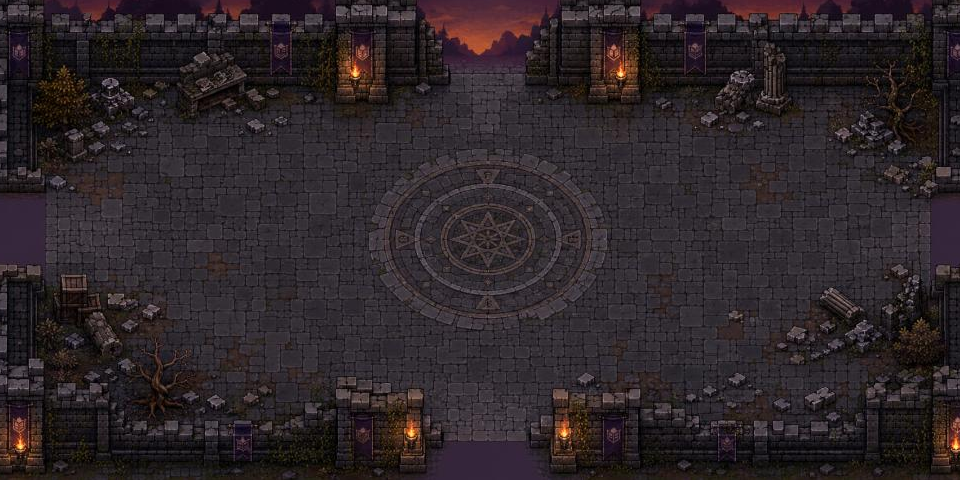

Rendered tile map (Tiled .tmx) drawn with the repository's tilesets; below, a short description and the full map source, tile grids included:
An orthogonal 30x15 tile map with 32x32 px tiles, 1 tile layer (wall), 2 hidden layers not drawn, 2 tilesets, 1 image layer and 9 objects (5x spawn, 4x exit).

<map version="1.10" tiledversion="1.12.1" orientation="orthogonal" renderorder="right-down" width="30" height="15" tilewidth="32" tileheight="32" infinite="0" nextlayerid="12" nextobjectid="13">
 <tileset firstgid="1" source="../tilesets/tiny-dungeon.tsx" />
 <tileset firstgid="133" source="../tilesets/realm-tiles.tsx" />
 <layer id="8" name="ground" width="30" height="15" visible="0">
  <data encoding="csv">
49,49,49,49,49,49,49,49,49,49,49,49,49,49,49,1,1,49,49,49,49,49,49,49,49,49,49,49,49,49,
49,49,49,49,49,49,49,49,49,49,49,49,49,49,133,133,133,133,49,49,49,49,49,49,49,49,49,49,49,49,
49,49,49,49,49,49,49,49,49,49,49,49,49,49,133,133,133,133,49,49,49,49,49,49,49,49,49,49,49,49,
49,49,49,49,49,133,133,133,133,133,133,133,133,133,133,133,133,133,49,49,49,49,49,49,49,49,49,49,49,49,
49,49,49,49,49,133,133,133,133,133,133,133,133,133,133,133,133,133,133,133,133,133,133,133,133,49,49,49,49,49,
49,49,49,49,49,133,133,133,133,133,133,133,133,133,133,133,133,133,133,133,136,136,133,133,133,49,49,49,49,49,
49,49,49,49,49,133,133,133,136,136,133,133,133,133,133,133,133,133,133,133,136,136,133,133,133,49,49,49,49,49,
49,49,49,49,49,133,133,133,136,136,133,133,133,133,133,133,133,133,133,133,133,133,133,133,133,133,133,133,133,133,
133,133,133,133,133,133,133,133,133,133,133,133,133,133,133,133,133,133,133,133,133,133,133,133,133,133,133,133,133,133,
133,133,133,133,133,133,133,133,133,133,133,133,133,133,133,133,133,133,133,133,133,133,133,133,133,133,133,133,133,133,
133,133,133,133,133,133,133,133,133,133,133,133,133,133,133,133,133,133,133,133,133,133,133,133,133,133,133,133,49,49,
49,49,133,133,133,133,133,133,136,136,133,133,133,133,133,133,133,133,133,133,136,136,133,133,49,49,49,49,49,49,
49,49,49,49,133,133,133,133,136,136,133,133,133,133,133,133,133,133,133,133,136,136,133,133,49,49,49,49,49,49,
49,49,49,49,133,133,133,133,133,133,133,133,133,133,133,133,133,133,133,133,133,133,133,133,49,49,49,49,49,49,
0,0,0,0,0,0,0,0,0,0,0,0,0,0,0,0,0,0,0,0,0,0,0,0,0,0,0,0,0,0
</data>
 </layer>
 <layer id="5" name="decor" width="30" height="15" visible="0">
  <data encoding="csv">
0,0,0,0,0,0,0,0,0,0,0,0,0,0,0,0,0,0,0,0,0,0,0,0,0,0,0,0,0,0,
0,0,0,0,0,0,0,0,0,0,0,0,0,0,0,0,0,0,0,0,0,0,0,0,0,0,0,0,0,0,
0,0,0,0,0,0,0,0,0,0,0,0,0,0,0,0,0,0,0,0,0,0,0,0,0,0,0,0,0,0,
0,0,0,0,0,0,0,0,0,0,0,0,0,0,0,0,0,0,0,0,0,0,0,0,0,0,0,0,0,0,
0,0,0,0,0,0,0,0,0,0,0,0,0,0,0,0,0,0,0,0,0,0,0,0,0,0,0,0,0,0,
0,0,0,0,0,0,0,0,0,0,0,0,0,0,0,0,0,0,0,0,0,0,0,0,0,0,0,0,0,0,
0,0,0,0,0,0,0,0,0,0,0,0,0,0,0,0,0,0,0,0,0,0,0,0,0,0,0,0,0,0,
0,0,0,0,0,0,0,0,0,0,0,0,0,0,0,0,0,0,0,0,0,0,0,0,0,0,0,0,0,0,
0,0,0,0,0,0,0,0,0,0,0,0,0,0,0,0,0,0,0,0,0,0,0,0,0,0,0,0,0,0,
0,0,0,0,0,0,0,0,0,0,0,0,0,0,0,0,0,0,0,0,0,0,0,0,0,0,0,0,0,0,
0,0,0,0,0,0,0,0,0,0,0,0,0,0,0,0,0,0,0,0,0,0,0,0,0,0,0,0,0,0,
0,0,0,0,0,0,0,0,0,0,0,0,0,0,0,0,0,0,0,0,0,0,0,0,0,0,0,0,0,0,
0,0,0,0,0,0,0,0,0,0,0,0,0,0,0,0,0,0,0,0,0,0,0,0,0,0,0,0,0,0,
0,0,0,0,0,0,0,0,0,0,0,0,0,0,0,0,0,0,0,0,0,0,0,0,0,0,0,0,0,0,
0,0,0,0,0,0,0,0,0,0,0,0,0,0,0,0,0,0,0,0,0,0,0,0,0,0,0,0,0,0
</data>
 </layer>
 <layer id="4" name="wall" width="30" height="15">
  <data encoding="csv">
1,1,1,1,1,1,1,1,1,1,1,1,1,0,0,0,0,1,1,1,1,1,1,1,1,1,1,1,1,1,
1,1,1,1,1,1,1,1,1,1,1,1,1,0,0,0,0,1,1,1,1,1,1,1,1,1,1,1,1,1,
1,1,1,1,1,1,1,1,1,1,1,1,1,0,0,0,0,1,1,1,1,1,1,1,1,1,1,1,1,1,
1,0,0,0,0,0,0,0,0,0,0,0,0,0,0,0,0,0,0,0,0,0,0,0,0,0,0,0,0,1,
1,0,0,0,0,0,0,0,0,0,0,0,0,0,0,0,0,0,0,0,0,0,0,0,0,0,0,0,0,1,
1,0,0,0,0,0,0,0,0,0,0,0,0,0,0,0,0,0,0,0,0,0,0,0,0,0,0,0,0,1,
0,0,0,0,0,0,0,0,0,0,0,0,0,0,0,0,0,0,0,0,0,0,0,0,0,0,0,0,0,0,
0,0,0,0,0,0,0,0,0,0,0,0,0,0,0,0,0,0,0,0,0,0,0,0,0,0,0,0,0,0,
1,0,0,0,0,0,0,0,0,0,0,0,0,0,0,0,0,0,0,0,0,0,0,0,0,0,0,0,0,1,
1,0,0,0,0,0,0,0,0,0,0,0,0,0,0,0,0,0,0,0,0,0,0,0,0,0,0,0,0,1,
1,0,0,0,0,0,0,0,0,0,0,0,0,0,0,0,0,0,0,0,0,0,0,0,0,0,0,0,0,1,
1,0,0,0,0,0,0,0,0,0,0,0,0,0,0,0,0,0,0,0,0,0,0,0,0,0,0,0,0,1,
1,1,1,0,0,0,0,0,0,0,1,1,1,0,0,0,0,1,1,1,0,0,0,0,0,0,0,1,1,1,
1,1,1,1,1,1,1,1,1,1,1,1,1,0,0,0,0,1,1,1,1,1,1,1,1,1,1,1,1,1,
1,1,1,1,1,1,1,1,1,1,1,1,1,0,0,0,0,1,1,1,1,1,1,1,1,1,1,1,1,1
</data>
 </layer>
 <imagelayer id="11" name="view" offsetx="-12" offsety="-19">
  <image source="../map_bg/outside.jpg" width="1000" height="500" />
 </imagelayer>
 <objectgroup id="3" name="objects">
  <object id="1" name="spawn-north" type="spawn" x="453.586" y="87.1491" width="63.4753" height="36.1809">
   <properties>
    <property name="direction" value="north" />
   </properties>
  </object>
  <object id="2" name="spawn-south" type="spawn" x="455.663" y="350.274" width="60.3015" height="35.5462">
   <properties>
    <property name="direction" value="south" />
   </properties>
  </object>
  <object id="3" name="spawn-west" type="spawn" x="86.1597" y="196.284" width="53.954" height="67.2838">
   <properties>
    <property name="direction" value="west" />
   </properties>
  </object>
  <object id="4" name="spawn-east" type="spawn" x="848.07" y="198.505" width="50.7447" height="70.0621">
   <properties>
    <property name="direction" value="east" />
   </properties>
  </object>
  <object id="7" name="spawn-default" type="spawn" x="287.937" y="212.599" width="57.7625" height="63.4753">
   <properties>
    <property name="direction" value="default" />
   </properties>
  </object>
  <object id="9" name="exit-to-theatre" type="exit" x="443.951" y="16.4893" width="87.8902" height="50.6242">
   <properties>
    <property name="direction" value="north" />
    <property name="targetRoomId" value="theatre" />
   </properties>
  </object>
  <object id="10" name="exit-to-pub" type="exit" x="930.318" y="197.481" width="32.7962" height="71.1508">
   <properties>
    <property name="direction" value="east" />
    <property name="targetRoomId" value="pub" />
   </properties>
  </object>
  <object id="11" name="exit-to-lab" type="exit" x="446.075" y="421.245" width="78.2554" height="48.4221">
   <properties>
    <property name="direction" value="south" />
    <property name="targetRoomId" value="lab" />
   </properties>
  </object>
  <object id="12" name="exit-to-office" type="exit" x="-5.88297" y="199.817" width="50.2802" height="62.532">
   <properties>
    <property name="direction" value="west" />
    <property name="targetRoomId" value="office" />
   </properties>
  </object>
 </objectgroup>
</map>
